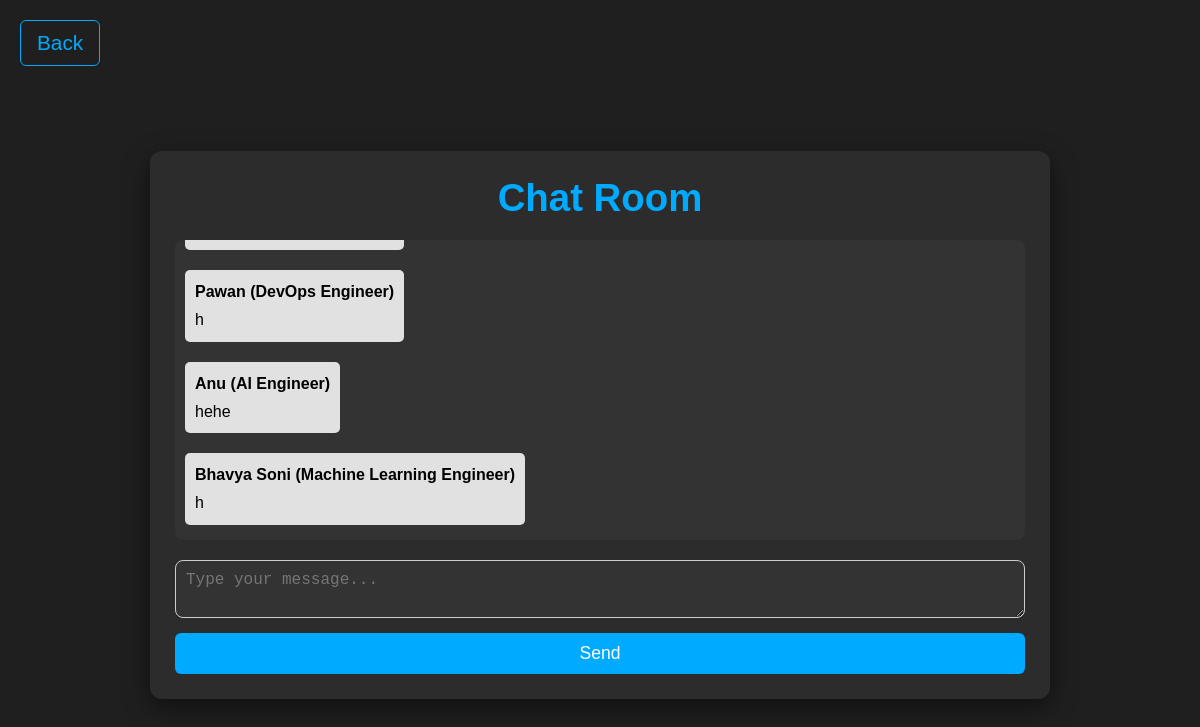
/chatroom, run on an earlier commit of the app's database.
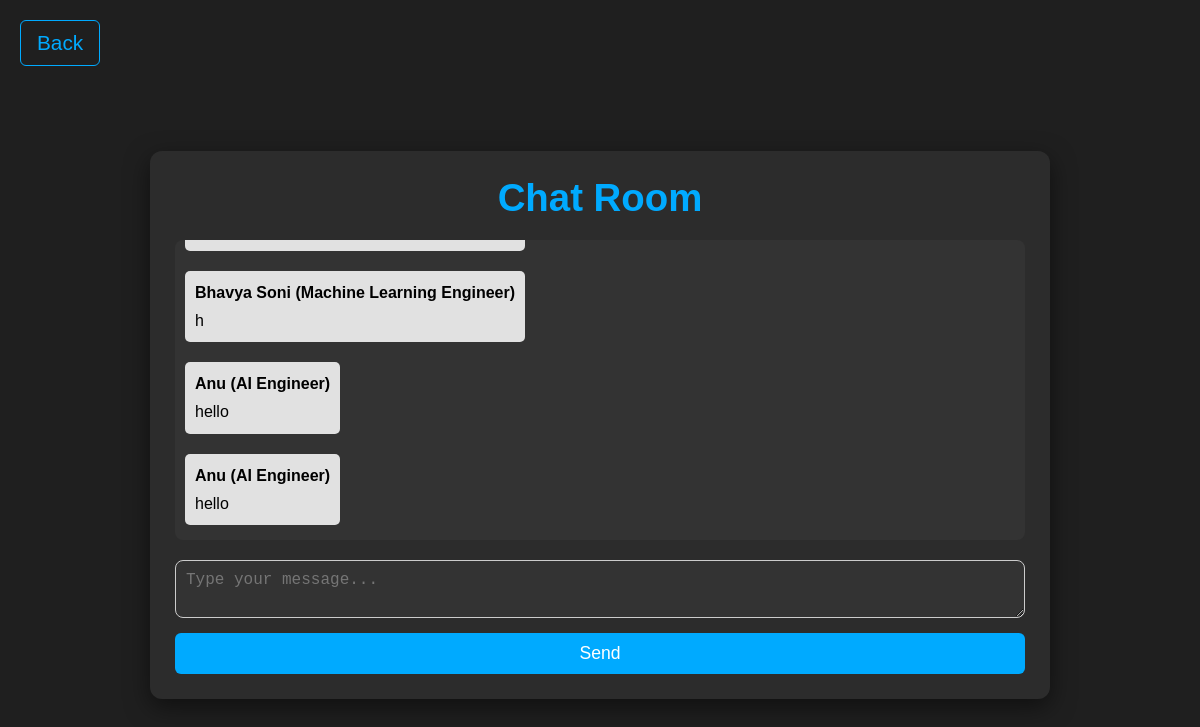
And on a later commit of the database.
### app.py (models this page shows, shortened)
class Chats(db.Model):
    id = db.Column(db.Integer, primary_key = True, autoincrement=True)
    name = db.Column(db.String, nullable = False)
    email = db.Column(db.String, nullable = False)
    message = db.Column(db.String, nullable = False)
    course = db.Column(db.String, nullable = False)

### app.py (the view)
@app.route('/chatroom', methods=['GET', 'POST'])
def chatroom():
    if request.method == "POST":
        user = User.query.filter(User.email == session['user_email']).first()
        new_message = Chats(
            email=session['user_email'],
            name=user.name,
            course=user.path,
            message=request.form['message']
        )
        try:
            db.session.add(new_message)
            user.score += 10
            db.session.commit()
            return redirect('/chatroom')
        except:
            "Failed to update"
    else:
        messages = Chats.query.order_by(Chats.id).all()
        return render_template('chatroom.html', messages=messages)

### templates/chatroom.html (shortened to what this page needs)
{% extends "base.html" %}
{% block head %}
<link rel="stylesheet" href="{{ url_for('static', filename='style_chatroom.css') }}">
{% endblock %}
{% block body %}
<a href="/" class="back-button">Back</a>
<div class="chatroom-container">
    <div class="chat-header">
        <h1>Chat Room</h1>
    </div>
    <div class="messages-container">
        {% for message in messages %}
        <div class="message {% if message.email == session['user_email'] %}user-message{% else %}other-message{% endif %}">
            <div class="message-header">
                <strong>{{ message.name }}</strong> ({{ message.course }})
            </div>
            <div class="message-content">
                {{ message.message }}
            </div>
        </div>
        {% endfor %}
    </div>
    <form method="POST" action="/chatroom" class="message-form" id="message-form">
        <textarea name="message" placeholder="Type your message..." id="message-input" required></textarea>
        <button type="submit" id="send-button">Send</button>
    </form>
</div>
{% endblock %}

### templates/base.html (shortened to what this page needs)
<!DOCTYPE html>
<html lang="en">
<head>
    {% block head %}{% endblock %}
</head>
<body>
    {% block body %}{% endblock %}
</body>
</html>

### static/style_chatroom.css (style rules this page uses)
* { margin: 0; padding: 0; box-sizing: border-box; }
body { font-family: 'Arial', sans-serif; background-color: #1f1f1f; color: #f1f1f1; display: flex; flex-direction: column; justify-content: center; align-items: center; min-height: 100vh; padding-top: 20px; }
.back-button { position: absolute; top: 20px; left: 20px; color: #00aaff; font-size: 1.3rem; text-decoration: none; padding: 10px 16px; border: 1px solid #00aaff; border-radius: 6px; background-color: transparent; transition: background-color 0.3s, color 0.3s, transform 0.2s; z-index: 10; }
.chatroom-container { width: 90%; max-width: 900px; background-color: #2c2c2c; border-radius: 12px; box-shadow: 0 8px 25px rgba(0, 0, 0, 0.5); padding: 25px; margin-top: 80px; margin-bottom: 50px; display: flex; flex-direction: column; height: 75%; }
.chat-header h1 { color: #00aaff; font-size: 2.4rem; font-weight: 700; margin-bottom: 20px; text-align: center; }
.messages-container { flex-grow: 1; overflow-y: auto; padding: 10px; margin-bottom: 20px; background-color: #333; border-radius: 8px; max-height: 300px; }
.message { margin-bottom: 15px; padding: 10px; border-radius: 8px; font-size: 1rem; line-height: 1.5; }
.other-message { background-color: #444; color: rgb(0, 0, 0); align-self: flex-start; }
.message-header { font-weight: bold; margin-bottom: 5px; }
.message-content { font-size: 1rem; line-height: 1.4; }
.message-form { display: flex; flex-direction: column; }
#message-input { width: 100%; padding: 10px; border-radius: 8px; border: 1px solid #ccc; background-color: #333; color: white; font-size: 1rem; margin-bottom: 15px; }
#send-button { padding: 10px 20px; background-color: #00aaff; color: white; border: none; border-radius: 6px; font-size: 1.1rem; cursor: pointer; transition: background-color 0.3s, transform 0.2s; width: 100%; }
.messages-container { display: flex; flex-direction: column; gap: 10px; padding: 10px; overflow-y: auto; }
.message { max-width: 70%; padding: 10px; border-radius: 5px; background-color: #f1f1f1; margin: 5px 0; word-wrap: break-word; }
.other-message { align-self: flex-start; background-color: #e1e1e1; }

What changed in the data, as far as the page shows it:
no longer on this page (row unchanged): Chats: name "Pawan", course "DevOps Engineer", message "h"
no longer on this page (row unchanged): Chats: name "Anu", course "AI Engineer", message "hehe"
added Chats: name "Anu", course "AI Engineer", message "hello"
added Chats: name "Anu", course "AI Engineer", message "hello"
